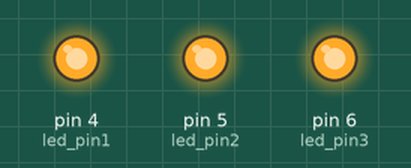
This sketch was run on a simulated Arduino Uno, built with avr-gcc and run on an emulated ATmega328P. Shown: output pins drawn as LEDs (lit = HIGH).

Above: at 0.04 s.
At 0.31 s:
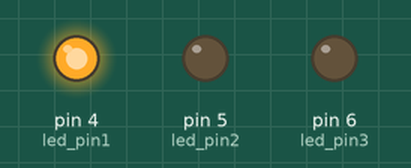
At 0.67 s:
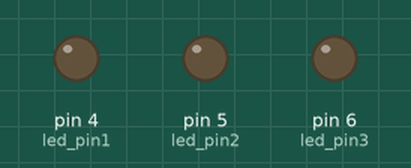
At 1.21 s:
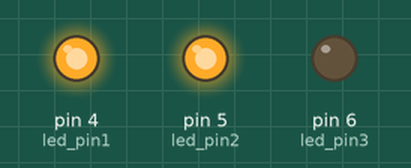
At 1.84 s:
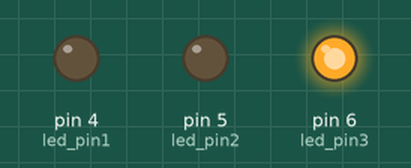
At 2.83 s:
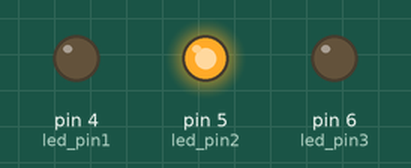
Timing chart, 0 to 3.1 s (numbered marks = the images above):
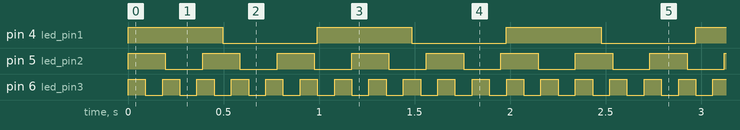

The sketch:

Arduino_Demo.ino
```cpp
#include <Arduino_FreeRTOS.h>

// LED rates
static const int rate_1 = 500;
static const int rate_2 = 200;
static const int rate_3 = 100;

// Pins
static const int led_pin1 = 4;
static const int led_pin2 = 5;
static const int led_pin3 = 6;

// Our task: blink an LED at one rate
void toggleLED_1(void *parameter) {
  while (1) {
    digitalWrite(led_pin1, HIGH);
    vTaskDelay(rate_1 / portTICK_PERIOD_MS);
    digitalWrite(led_pin1, LOW);
    vTaskDelay(rate_1 / portTICK_PERIOD_MS);
  }
}

// Our task: blink an LED at another rate
void toggleLED_2(void *parameter) {
  while (1) {
    digitalWrite(led_pin2, HIGH);
    vTaskDelay(rate_2 / portTICK_PERIOD_MS);
    digitalWrite(led_pin2, LOW);
    vTaskDelay(rate_2 / portTICK_PERIOD_MS);
  }
}

// Our task: blink an LED at another rate
void toggleLED_3(void *parameter) {
  while (1) {
    digitalWrite(led_pin3, HIGH);
    vTaskDelay(rate_3 / portTICK_PERIOD_MS);
    digitalWrite(led_pin3, LOW);
    vTaskDelay(rate_3 / portTICK_PERIOD_MS);
  }
}

void setup() {

  // Configure pin
  pinMode(led_pin1, OUTPUT);
  pinMode(led_pin2, OUTPUT);
  pinMode(led_pin3, OUTPUT);

  // Task to run forever
  xTaskCreate(      // Create task
    toggleLED_1,    // Function to be called
    "Toggle 1",     // Name of task
    128,            // Stack size
    NULL,           // Parameter to pass to function
    1,              // Task priority (0 to configMAX_PRIORITIES - 1)
    NULL);          // Task handle

  // Task to run forever
  xTaskCreate(      // Create task
    toggleLED_2,    // Function to be called
    "Toggle 2",     // Name of task
    128,            // Stack size
    NULL,           // Parameter to pass to function
    1,              // Task priority (0 to configMAX_PRIORITIES - 1)
    NULL);          // Task handle

  // Task to run forever
  xTaskCreate(      // Create task
    toggleLED_3,    // Function to be called
    "Toggle 3",     // Name of task
    128,            // Stack size
    NULL,           // Parameter to pass to function
    1,              // Task priority (0 to configMAX_PRIORITIES - 1)
    NULL);          // Task handle

}

void loop() {
  // Do nothing
}
```

Measured:
- by itself, pin 4 (led_pin1): alternates HIGH for 0.50 s and LOW for 0.50 s
- by itself, pin 5 (led_pin2): alternates HIGH for 0.20 s and LOW for 0.20 s
- by itself, pin 6 (led_pin3): alternates HIGH for 0.09 s and LOW for 0.09 s
